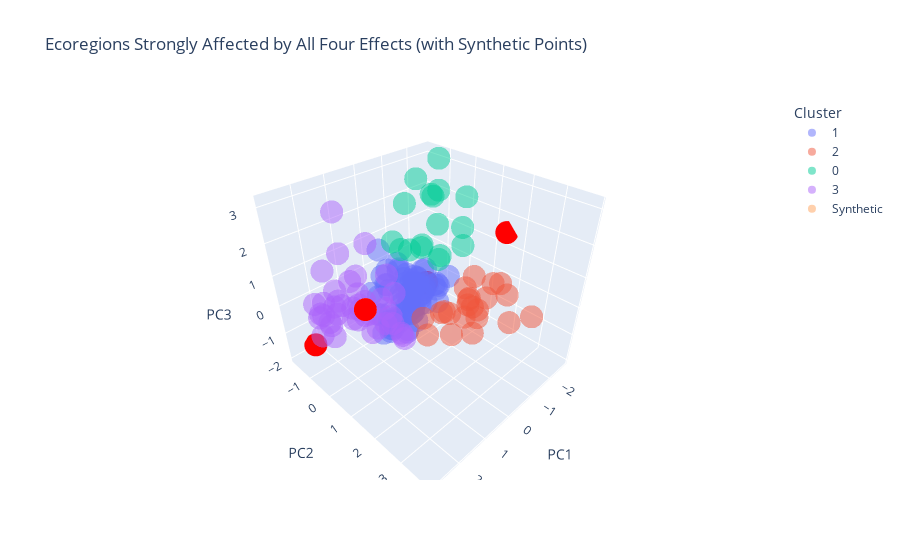

Notebook code for this chart:
### Code cell
import pandas as pd
import numpy as np
import plotly.express as px

# Load PCA-transformed data
pca_df = pd.read_csv("outputs/csv/pca_reduced_data_with_clusters.csv")

# Define threshold for strong influence (75th percentile of absolute PC scores)
threshold_PC1 = np.percentile(abs(pca_df["PC1"]), 75)
threshold_PC2 = np.percentile(abs(pca_df["PC2"]), 75)
threshold_PC3 = np.percentile(abs(pca_df["PC3"]), 75)

# ✅ Create synthetic points with exaggerated effects
synthetic_points = pd.DataFrame({
    "ECO_ID": ["Synthetic_1", "Synthetic_2", "Synthetic_3", "Synthetic_4"],
    "PC1": [threshold_PC1 * 1.8, -threshold_PC1 * 1.8, threshold_PC1 * 1.5, -threshold_PC1 * 1.5],
    "PC2": [threshold_PC2 * 1.8, threshold_PC2 * 1.5, -threshold_PC2 * 1.8, -threshold_PC2 * 1.5],
    "PC3": [threshold_PC3 * 1.8, threshold_PC3 * 1.5, -threshold_PC3 * 1.8, -threshold_PC3 * 1.5],
    "Cluster": ["Synthetic", "Synthetic", "Synthetic", "Synthetic"]
})

# ✅ Append synthetic points to original PCA data
pca_with_synthetic = pd.concat([pca_df, synthetic_points], ignore_index=True)

# ✅ Create an interactive 3D scatter plot including synthetic points
fig = px.scatter_3d(
    pca_with_synthetic, 
    x="PC1", 
    y="PC2", 
    z="PC3", 
    color="Cluster",
    opacity=0.5,
    title="Ecoregions Strongly Affected by All Four Effects (with Synthetic Points)",
    hover_data={"ECO_ID": True}
)

# ✅ Highlight the synthetic points in **red**
fig.add_trace(px.scatter_3d(
    synthetic_points, 
    x="PC1", 
    y="PC2", 
    z="PC3", 
    color_discrete_sequence=["red"], 
    opacity=1.0, 
    hover_data={"ECO_ID": True}
).data[0])

# ✅ Show plot
fig.show()

### Figure 1 — Plotly figure (JSON) as saved in the notebook; plotly's stock layout.template omitted (floating-point values rounded to 4 significant figures)
{"data": [{"customdata": [[616], [525], [524], [500], [443], [445], [492], [566], [551], [527], [534], [545], [521], [522], [528], [547], [557], [558], [559], [613], [453], [487], [501], [502], [515], [519], [451], [514], [537], [531], [548], [523], [541], [564], [580], [583], [585], [582], [588], [587], [589], [590], [592], [608], [597], [600], [611], [444], [449], [466], [475], [480], [497], [446], [460], [463], [474], [482], [483], [484], [496], [503], [504], [505], [510], [440], [468], [469], [479], [493]], "hovertemplate": "Cluster=1<br>PC1=%{x}<br>PC2=%{y}<br>PC3=%{z}<br>ECO_ID=%{customdata[0]}<extra></extra>", "legendgroup": "1", "marker": {"color": "#636efa", "opacity": 0.5, "symbol": "circle"}, "mode": "markers", "name": "1", "scene": "scene", "showlegend": true, "type": "scatter3d", "x": [-1.072, -0.5897, -0.7512, -0.7696, 0.1672, 0.3767, 0.02139, -0.8498, -0.8956, 0.1478, -0.6463, -0.5029, -0.5229, -0.6063, -1.113, -0.206, -0.8466, -0.8005, -0.9985, -1.469, -0.8783, -0.9107, -0.9666, -1.115, -1.093, -1.187, -1.338, -1.018, 0.2491, 0.5744, -0.4427, -0.7685, -0.01017, -1.273, -0.6661, 0.0221, -1.326, 0.8856, -0.7525, -1.041, -0.753, -0.1465, -0.3141, 0.5924, 0.7547, -0.6649, -0.01262, -0.8186, -0.5956, 0.2525, 0.4323, -0.3204, 0.005124, 0.7801, 0.2311, 0.4805, 0.6552, 0.08214, 0.1485, 0.2132, 0.3554, 0.3495, -1.172, 0.1833, 0.566, -1.337, -0.3297, 0.5053, -0.6846, -0.2424], "y": [-0.8105, -0.4049, 0.1533, -0.5161, 0.05385, -0.395, -0.1904, -0.5941, 0.3864, -0.1074, -0.6, -0.3539, -0.1269, -0.5329, -0.3006, -0.2437, -0.4146, -0.5442, -0.5377, 0.3243, -0.7968, -0.4567, -0.6271, -0.588, -0.3509, 0.1719, -0.05794, -0.359, -0.2641, -0.9146, -0.8813, -0.4384, -0.8794, -0.09937, -0.485, -0.9012, -0.7643, -0.3093, -0.8435, -1.125, -0.9027, -1.012, -0.388, -0.4448, 0.1592, -0.7138, -1.203, -0.2727, 0.2074, -0.764, -0.2909, -0.6809, 0.3152, 0.2488, -0.4977, -0.7245, -0.4018, -0.2157, -0.2593, -0.5192, -0.1172, -0.3366, -0.5027, 0.06291, -0.1232, 0.003158, 0.4659, 0.5943, -0.3874, -0.1817], "z": [-0.3506, -0.07156, -0.006345, -1.274, -0.08066, -1.134, -0.5455, -0.3907, 0.0345, -0.1138, -0.9863, -1.297, -1.472, -0.6555, -1.157, -0.8163, -0.09884, -0.5502, -0.4611, -0.004296, -0.5848, -0.1839, -1.17, -1.381, -0.6466, -0.2831, -0.6112, -0.7568, -1.079, -0.2347, 0.3866, -0.2937, -0.1963, -0.4259, -1.451, -0.1821, -1.18, -0.5236, -0.4774, -0.3918, -0.3198, 0.2209, -1.988, -1.519, -0.7666, -0.7882, 0.8991, -0.822, 0.6064, 0.3014, -1.327, 0.3292, -0.5765, -0.8159, -0.9508, -0.3175, -0.739, 0.6535, -1.235, -0.1093, -0.8565, -1.144, -0.02774, -0.7442, -1.266, -1.064, 0.2133, -0.8029, -0.3497, -0.97]}, {"customdata": [[540], [508], [439], [567], [553], [450], [452], [494], [529], [532], [543], [569], [571], [573], [507], [512], [467], [476], [481], [495], [517], [518]], "hovertemplate": "Cluster=2<br>PC1=%{x}<br>PC2=%{y}<br>PC3=%{z}<br>ECO_ID=%{customdata[0]}<extra></extra>", "legendgroup": "2", "marker": {"color": "#EF553B", "opacity": 0.5, "symbol": "circle"}, "mode": "markers", "name": "2", "scene": "scene", "showlegend": true, "type": "scatter3d", "x": [-0.6144, -0.5058, -1.952, -1.288, -1.34, -1.143, -1.51, -1.448, -1.025, -1.006, 0.07769, -1.506, -1.499, -1.433, 0.4697, 0.4044, 0.01609, -0.498, -0.858, 0.6598, -0.3274, 0.04464], "y": [3.848, 2.925, 2.205, 1.172, 1.443, 2.903, 1.128, 1.182, 1.561, 0.8387, 2.962, 1.512, 1.519, 2.044, 1.192, 1.295, 1.555, 0.9706, 1.818, 2.412, 2.301, 2.292], "z": [0.8742, 1.454, -0.0005661, 0.07298, -0.5136, -0.1624, -0.7004, -0.4383, 0.03231, -0.9163, 1.337, -0.6831, -0.9709, 0.5747, -0.06578, -0.642, 0.115, -0.5308, 0.9774, 0.2071, -0.4096, 0.358]}, {"customdata": [[441], [605], [617], [614], [489], [530], [549], [555], [554], [552], [565], [579], [584], [612], [473], [498], [459]], "hovertemplate": "Cluster=0<br>PC1=%{x}<br>PC2=%{y}<br>PC3=%{z}<br>ECO_ID=%{customdata[0]}<extra></extra>", "legendgroup": "0", "marker": {"color": "#00cc96", "opacity": 0.5, "symbol": "circle"}, "mode": "markers", "name": "0", "scene": "scene", "showlegend": true, "type": "scatter3d", "x": [-2.085, -1.858, -0.753, -2.365, -2.193, -2.404, -0.5658, -2.327, -1.392, -2.654, -0.5767, -1.858, -2.197, -1.95, -0.9103, -1.536, -1.635], "y": [0.3284, -0.4032, -1.411, -1.004, -0.8544, -1.277, 0.08041, -1.278, -0.7501, -0.09134, -0.4325, -1.477, 0.1884, -0.5917, -1.218, -1.671, -0.2522], "z": [0.8355, 0.2649, 0.8032, 3.149, 1.09, 1.847, 1.282, 1.938, 0.702, 2.12, 0.9918, 2.524, 1.36, 2.393, 0.5423, 1.754, 0.2853]}, {"customdata": [[442], [536], [520], [535], [538], [539], [546], [526], [542], [570], [572], [593], [594], [591], [599], [606], [602], [603], [615], [456], [461], [464], [488], [490], [506], [513], [447], [448], [454], [457], [465], [470], [472], [477], [486], [499], [511], [516], [458], [471], [478]], "hovertemplate": "Cluster=3<br>PC1=%{x}<br>PC2=%{y}<br>PC3=%{z}<br>ECO_ID=%{customdata[0]}<extra></extra>", "legendgroup": "3", "marker": {"color": "#ab63fa", "opacity": 0.5, "symbol": "circle"}, "mode": "markers", "name": "3", "scene": "scene", "showlegend": true, "type": "scatter3d", "x": [1.127, 1.848, 1.912, 0.6885, 2.187, 2.121, 2.012, 2.484, 2.822, 0.9162, 0.987, 1.032, 1.023, 2.108, 1.145, 2.738, 1.511, 1.378, 1.228, 1.276, 2.469, 1.355, 1.162, 1.068, 2.529, 2.525, 1.699, 2.693, 1.953, 2.706, 1.526, 1.526, 1.206, 2.781, 1.415, 1.973, 0.74, 1.095, 2.626, 2.011, 1.728], "y": [0.631, 0.7274, 2.053, 0.2739, -0.05329, 2.239, 0.1474, -0.437, 0.743, 0.2789, 0.2165, -0.977, -1.807, -0.9181, 1.048, -0.2896, -1.002, 0.02142, -0.6661, -0.3111, -0.1335, -0.8282, -0.7951, -0.9365, -0.8339, -0.1852, 0.5283, -0.2941, -0.5981, -0.1266, -0.3566, 0.8927, -0.4553, 0.3199, -0.7425, -0.6594, -0.2392, -0.03485, -0.5101, -0.715, 1.426], "z": [0.05005, -0.02321, 0.6347, 0.4227, 0.6221, 0.9715, 0.1955, 0.6546, 1.138, 1.133, 0.02158, -0.0563, 2.286, 1.253, -0.278, -0.215, 1.5, -0.06437, -0.3877, 0.1471, -0.3157, 0.607, -0.2964, 0.6021, 0.4293, 0.1815, 2.494, 0.4907, 0.3587, 0.5444, -0.4032, 0.1919, -0.4786, 0.5168, -0.2495, 0.6762, -0.009615, -0.7756, 0.2054, 0.1288, 0.6178]}, {"customdata": [["Synthetic_1"], ["Synthetic_2"], ["Synthetic_3"], ["Synthetic_4"]], "hovertemplate": "Cluster=Synthetic<br>PC1=%{x}<br>PC2=%{y}<br>PC3=%{z}<br>ECO_ID=%{customdata[0]}<extra></extra>", "legendgroup": "Synthetic", "marker": {"color": "#FFA15A", "opacity": 0.5, "symbol": "circle"}, "mode": "markers", "name": "Synthetic", "scene": "scene", "showlegend": true, "type": "scatter3d", "x": [2.716, -2.716, 2.263, -2.263], "y": [1.732, 1.443, -1.732, -1.443], "z": [1.757, 1.464, -1.757, -1.464]}, {"customdata": [["Synthetic_1"], ["Synthetic_2"], ["Synthetic_3"], ["Synthetic_4"]], "hovertemplate": "PC1=%{x}<br>PC2=%{y}<br>PC3=%{z}<br>ECO_ID=%{customdata[0]}<extra></extra>", "legendgroup": "", "marker": {"color": "red", "opacity": 1, "symbol": "circle"}, "mode": "markers", "name": "", "scene": "scene", "showlegend": false, "type": "scatter3d", "x": [2.716, -2.716, 2.263, -2.263], "y": [1.732, 1.443, -1.732, -1.443], "z": [1.757, 1.464, -1.757, -1.464]}], "layout": {"legend": {"title": {"text": "Cluster"}, "tracegroupgap": 0}, "scene": {"domain": {"x": [0, 1], "y": [0, 1]}, "xaxis": {"title": {"text": "PC1"}}, "yaxis": {"title": {"text": "PC2"}}, "zaxis": {"title": {"text": "PC3"}}}, "title": {"text": "Ecoregions Strongly Affected by All Four Effects (with Synthetic Points)"}}}
